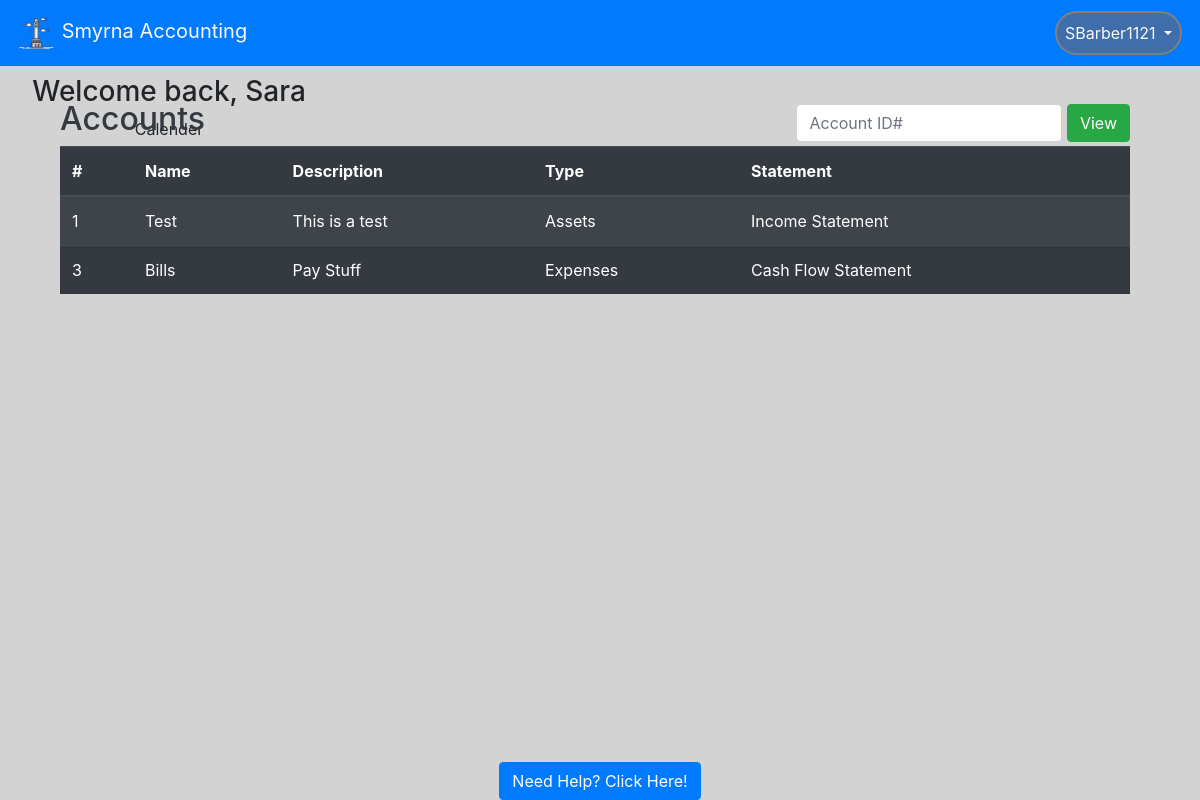
The app's page / (signed in) with its own data.
### website/models.py (models this page shows, shortened)
class User(db.Model, UserMixin):
    id = db.Column(db.Integer, primary_key=True)  # unique identifier
    email = db.Column(db.String(150), unique=True)
    password = db.Column(db.String(150))
    oldPassword = db.Column(db.String(150))
    firstName = db.Column(db.String(150))
    lastName = db.Column(db.String(150))
    userName = db.Column(db.String(150))
    hasAdmin = db.Column(db.Boolean, default=False)
    hasMan = db.Column(db.Boolean, default=False)
    status = db.Column(db.Boolean, default=False)
    creationDate = db.Column(db.Date())
    expirationDate = db.Column(db.Date())
    accounts = db.relationship("Account", backref="parent")

class Account(db.Model):
    acc_num = db.Column(db.Integer, primary_key=True)  # unique identifier. Needs adjusting
    user_id = db.Column(db.Integer, db.ForeignKey('user.id'), nullable=False)
    acc_name = db.Column(db.String(150), unique=True)
    acc_desc = db.Column(db.String(150))
    acc_cat = db.Column(db.String(150))
    init_bal = db.Column(db.Float)
    acc_statement = db.Column(db.String(150))
    account_list = []

### website/views.py (the view)
@views.route('/', methods =['GET', 'POST'])
@login_required
def home():
    if request.method == 'POST':
        global ACC_ID
        ACC_ID = request.form.get('searchBar')
        return redirect(url_for('auth.view_account'))
    return render_template("home.html", user = current_user,
                    acc_query = Account.query.join(User).filter(Account.user_id==current_user.id))

### website/__init__.py (called while the page is built)
def create_app():
    app = Flask(__name__)
    app.config['SECRET_KEY'] = 'this is the secret key'
    app.config['SQLALCHEMY_DATABASE_URI'] = f'sqlite:///{DB_NAME}'
    db.init_app(app)
    app.config['MAIL_SERVER'] = 'smtp.gmail.com'
    app.config['MAIL_PORT'] = 465
    app.config['MAIL_USE_SSL'] = True
    app.config['MAIL_USERNAME'] = 'smrnccntng@gmail.com'
    app.config['MAIL_PASSWORD'] = 'Asswipe47'
    mail.init_app(app)
    from .views import views
    from .auth import auth
    app.register_blueprint(views, url_prefix='/')
    app.register_blueprint(auth, url_prefix='/')
    from .models import User
    create_database(app)
    login_manager = LoginManager()
    login_manager.login_view = 'auth.login'
    login_manager.init_app(app)
    @login_manager.user_loader
    def load_user(id):
        return User.query.get(int(id))
    return app

### website/templates/home.html (shortened to what this page needs)
{% extends "base.html" %}
{%block content%}
<div class="prof-container">
    <h3 class="pl-2 text-center"> Welcome back, {{current_user.firstName}}</h3>
    <p class=" text-center pl-2">Calender</p>
    <div class="cal">
        <iframe src="https://calendar.google.com/calendar/embed?height=500&wkst=1&bgcolor=%23ffffff&ctz=America%2FNew_York&title=Account%20Calander&showTitle=0&showNav=0&showPrint=0&showTabs=0&showCalendars=0&src=aGo0aDBzYnVza3BxcmtwcjhncG91dG9qczhAZ3JvdXAuY2FsZW5kYXIuZ29vZ2xlLmNvbQ&color=%23F4511E"
            style="border-width:0" width="300" height="300" frameborder="0" scrolling="no">
        </iframe>
    </div>
</div>
    <div class="container text-light pb-2" style="position: absolute; top: 100px; width: 1100px;">
        <form class ="form-inline" method="POST">
        <h2 class="text-dark">Accounts</h2>
          <div class="ml-auto">
            <input type="search" name="searchBar" class="form-control pr-1" placeholder="Account ID#"
              list = "userData" />
              <button class="btn btn-success" type="submit">View</button>
          </div>
        </form>
        <div>
          <table class="table table-striped table-dark">
            <thead>
              <tr>
                <th scope="col">#</th>
                <th scope="col">Name</th>
                <th scope="col">Description</th>
                <th scope="col">Type</th>
                <th scope="col">Statement</th>
              </tr>
            </thead>
            <tbody style="overflow-y: scroll;">
              {% for account in acc_query %}
              <tr id="rowz">
                <td><a id = "link" style="color: white;" >{{account.acc_num}}</a></td>
                <td>{{account.acc_name}}</td>
                <td>{{account.acc_desc}}</td>
                <td>{{account.acc_cat}}</td>
                <td>{{account.acc_statement}}</td>
              </tr>
              {% endfor %}
            </tbody>
          </table>
        </div>
      </div>
{% endblock %}

### website/templates/base.html (shortened to what this page needs)
<!DOCTYPE html>
<html>
<head>
    <meat name="viewport" content="width=device-width, initial-scale=1" />
    <link rel="stylesheet" href="https://stackpath.bootstrapcdn.com/bootstrap/4.4.1/css/bootstrap.min.css"
 />
    <link rel="stylesheet" href="https://stackpath.bootstrapcdn.com/font-awesome/4.7.0/css/font-awesome.min.css"
 />
</head>
<body style="background-color: lightgrey">
    <nav class="navbar navbar-expand-lg navbar-dark bg-primary sticky-top">
        <a class = "navbar-brand text-light" href='/'>
            <img src="static/logo.png" width="40" height="40" atl="">
            Smyrna Accounting
        </a>
        <div class = "collapse navbar-collapse" id="navbar">
            <ul class = "navbar-nav ml-auto">
                {% if user.is_authenticated %}
                <li class="nav-item dropdown">
                    <a class = "nav-link dropdown-toggle text-light text-center" id = "" data-toggle = "dropdown" aria-haspopup="true" aria-expanded="false">
                        {{ user.userName }}
                    </a>
                </li>
                {% else %}
                <a class = "nav-item nav-link text-light" id = "login" href="/login">Login</a>
                {% endif %}
            </ul>
        </div>
    </nav>
    <div class= "container">
        {%block content%}
        {% endblock %}
    </div>
</body>
<div class="footer" style="background-color: lightgray;">
    <a href="/help" class="btn btn-primary">Need Help? Click Here!</a>
</div>
</html>

### website/templates/base.html (style rules this page uses)
.footer { position: fixed; left: 0; bottom: 0; width: 100%; background-color: Blue; text-align: center; }
li.nav-item { border: 2px solid grey; margin: 2px; border-radius: 25px; background-color: rgb(63, 110, 170); }

### website/templates/home.html (style rules this page uses)
div.cal { position: absolute; padding-left: 15px; }
div.prof-container { position: absolute; left: 10px; top: 75px; height: 400px; width: 310px; }

### records on screen
User: userName "SBarber1121", firstName "Sara"
Account: acc_num "1", acc_name "Test", acc_desc "This is a test", acc_cat "Assets", acc_statement "Income Statement"
Account: acc_num "3", acc_name "Bills", acc_desc "Pay Stuff", acc_cat "Expenses", acc_statement "Cash Flow Statement"
